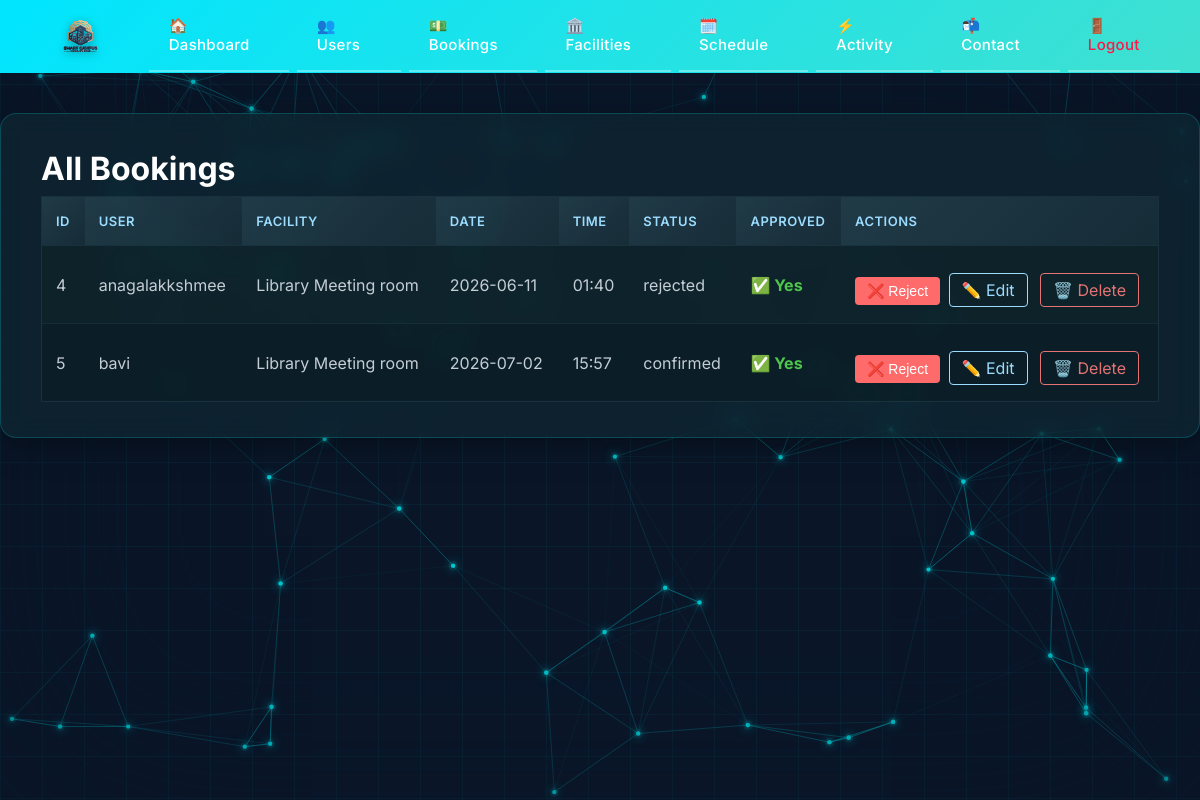
The app's page /admin/bookings (signed in) with its own data.
### tables this page shows
CREATE TABLE bookings (
        id INTEGER PRIMARY KEY AUTOINCREMENT,
        user_id INTEGER,
        facility_id INTEGER,
        date TEXT,
        time TEXT,
        status TEXT,
        is_approved INTEGER DEFAULT 0
    , facility_title TEXT, created_at TEXT DEFAULT (datetime('now')));

CREATE TABLE users (
        id INTEGER PRIMARY KEY AUTOINCREMENT,
        name TEXT,
        username TEXT UNIQUE,
        email TEXT UNIQUE,
        password TEXT,
        role TEXT DEFAULT 'student'
    );

CREATE TABLE facilities (
        id INTEGER PRIMARY KEY AUTOINCREMENT,
        name TEXT,
        location TEXT,
        description TEXT,
        image_filenames TEXT DEFAULT ''
    , category TEXT DEFAULT 'others', capacity INTEGER DEFAULT 0, view_360_filename TEXT DEFAULT '');

### app.py (the view)
@app.route("/admin/bookings")
def admin_bookings():
    guard = require_admin()
    if guard: return guard
    conn = get_db()
    bookings = conn.execute("""
        SELECT b.id, u.username, f.name as facility_name,
               b.user_id, b.facility_id, b.date, b.time, b.status, b.is_approved
        FROM bookings b
        JOIN users u ON b.user_id = u.id
        JOIN facilities f ON b.facility_id = f.id
    """).fetchall()
    conn.close()
    return render_template("admin_bookings.html", bookings=bookings)

### app.py (called while the page is built)
def get_db():
    conn = sqlite3.connect("database.db")
    conn.row_factory = sqlite3.Row
    return conn

def require_admin():
    if "user_id" not in session:
        flash("Please log in as admin.")
        return redirect('/admin-login')
    if session.get("role") != "admin":
        session.clear()
        session.modified = True
        flash("Access denied. Please log in as admin.")
        return redirect('/admin-login')
    return None

### smart campus/templates/admin_bookings.html (shortened to what this page needs)
<!DOCTYPE html>
{% extends "base.html" %}
{% block content %}
<h1>All Bookings</h1>
<table>
    <tr>
        <th>ID</th>
        <th>User</th>
        <th>Facility</th>
        <th>Date</th>
        <th>Time</th>
        <th>Status</th>
        <th>Approved</th>
        <th>Actions</th>
    </tr>
    {% for booking in bookings %}
    <tr>
        <td>{{ booking.id }}</td>
        <td>{{ booking.username }}</td>
        <td>{{ booking.facility_name }}</td>
        <td>{{ booking.date }}</td>
        <td>{{ booking.time }}</td>
        <td>{{ booking.status }}</td>
        <td>
            {% if booking.is_approved %}
                <span style="color: #4ec64b; font-weight: bold;">✅ Yes</span>
            {% else %}
                <span style="color: #ff6b6b;">❌ No</span>
            {% endif %}
        </td>
        <td style="white-space: nowrap;">
            <form method="POST" action="/admin/reject-booking/{{ booking.id }}" style="display: inline-block; margin-right: 4px;">
                <button type="submit" style="background: #ff6b6b; color: white; border: none; padding: 6px 12px; border-radius: 4px; cursor: pointer; font-size: 14px; min-width: 80px;" onclick="return confirm('Reject this booking?')">❌ Reject</button>
            </form>
            <a href="/admin/edit-booking/{{ booking.id }}" style="color: #9cdcfe; margin-right: 8px; text-decoration: none; padding: 6px 12px; border: 1px solid #9cdcfe; border-radius: 4px; display: inline-block;">✏️ Edit</a>
            <a href="/admin/delete-booking/{{ booking.id }}" onclick="return confirm('Delete this booking?')" style="color: #e57373; text-decoration: none; padding: 6px 12px; border: 1px solid #e57373; border-radius: 4px; display: inline-block;">🗑️ Delete</a>
        </td>
    </tr>
    {% endfor %}
</table>
{% endblock %}

### static/admin.css (style rules this page uses)
* { margin: 0; padding: 0; box-sizing: border-box; }
body { font-family: 'Inter', sans-serif; background: radial-gradient(1200px 700px at 15% 15%, rgba(0, 196, 204, 0.22), rgba(0, 196, 204, 0) 60%), radial-gradient(1000px 600px at 85% 25%, rgba(45, 224, 232, 0.18), rgba(45, 224, 232, 0) 55%), radial-gradient(900px 600px at 50% 90%, rgba(0, 196, 204, 0.14), rgba(0, 196, 204, 0) 58%), linear-gradient(135deg, #0a1628 0%, #0a1628 35%, #112d36 70%, #1a3d4a 100%); background-attachment: fixed; color: #c5cdd5; min-height: 100vh; overflow-x: hidden; }
.container h1 { font-size: 32px; font-weight: 700; color: #ffffff; margin-bottom: 8px; }
table { width: 100%; border-collapse: separate; border-spacing: 0; background: rgba(10, 26, 32, 0.5); border: 1px solid rgba(156, 220, 254, 0.1); }
th { background: linear-gradient(135deg, rgba(156,220,254,0.15), rgba(156,220,254,0.08)); color: #9cdcfe; padding: 16px 14px; text-align: left; font-size: 13px; font-weight: 600; text-transform: uppercase; letter-spacing: 0.5px; white-space: nowrap; }
td { padding: 16px 14px; border-top: 1px solid rgba(156, 220, 254, 0.08); vertical-align: middle; }
tbody tr { transition: all 0.2s ease; }
tbody tr:nth-child(even) { background: rgba(156, 220, 254, 0.02); }
button { margin-top: 15px; padding: 12px; width: 100%; background: linear-gradient(135deg, #1f3a44, #2c5364); color: white; border: none; border-radius: 8px; cursor: pointer; }

### records on screen
bookings: id "4", username "anagalakkshmee", facility_name "Library Meeting room", date "2026-06-11", time "01:40", status "rejected", is_approved "✅ Yes"
bookings: id "5", username "bavi", facility_name "Library Meeting room", date "2026-07-02", time "15:57", status "confirmed", is_approved "✅ Yes"
